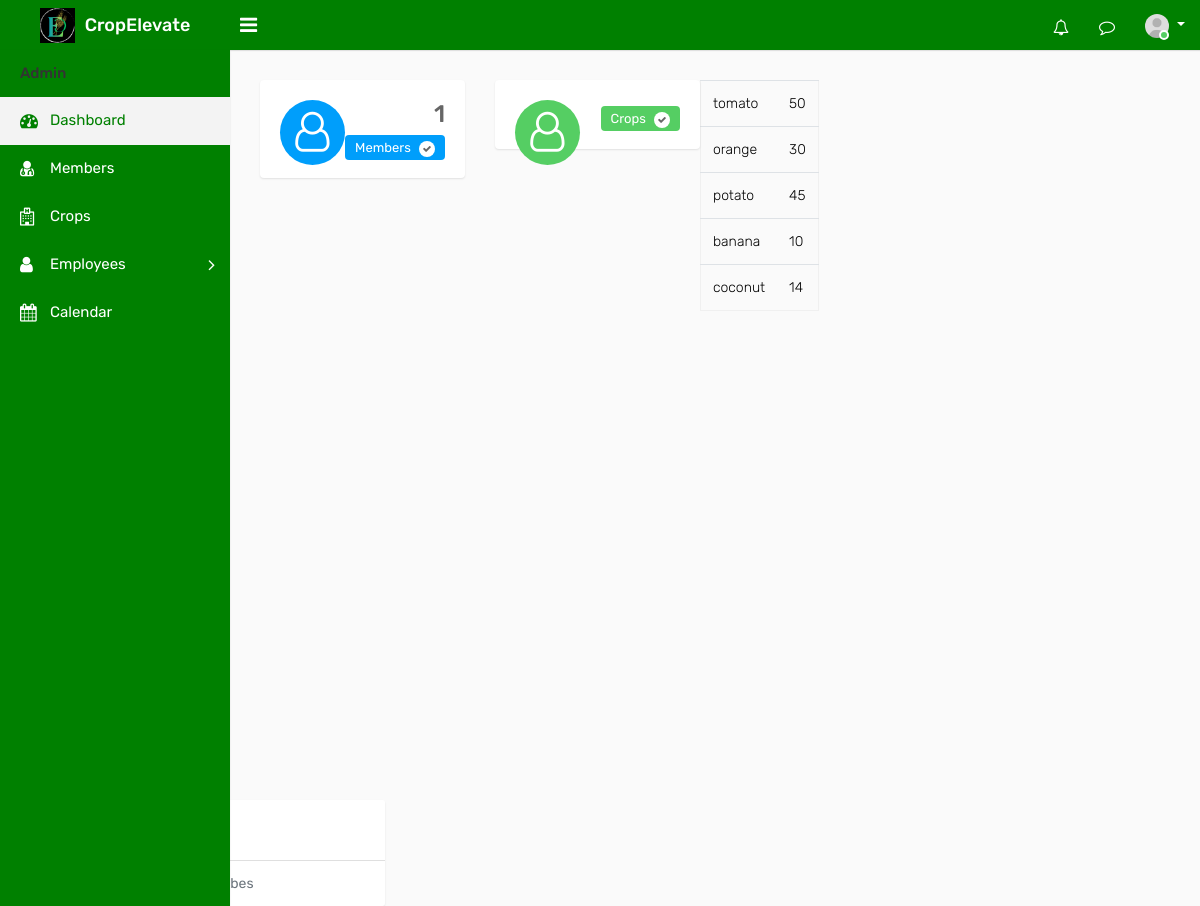
Page /adindex on the committed database.
### ceapp/models.py (models this page shows)
class Crop(models.Model):
    Namec = models.CharField(max_length=100)
    des = models.TextField()
    start_date = models.DateField(null=True, blank=True)
    end_date = models.DateField(null=True, blank=True)
    count = models.PositiveIntegerField(default=0)
    created_at = models.DateTimeField(auto_now_add=True)
    current = models.BooleanField(default=False)

### ceapp/views.py (the view)
# urls.py: path('adindex',views.adindex,name='adindex'),
def adindex(request):
    me = Member.objects.all()
    me_count = me.count()
    crops = Crop.objects.all()
    context = {'me': me, 'me_count': me_count, 'crops': crops}
    return render(request, 'admintemp/adindex.html', context)

### templates/admintemp/adindex.html (shortened to what this page needs)
{% load static %}
<!DOCTYPE html>
<html lang="en">
<head>
    <link rel="stylesheet" type="text/css" href="{% static 'assets/css/bootstrap.min.css' %}">
    <link rel="stylesheet" type="text/css" href="{% static 'assets/css/font-awesome.min.css' %}">
    <link rel="stylesheet" type="text/css" href="{% static 'assets/css/style.css' %}">
</head>
<body>
    <div class="main-wrapper">
        <div class="header">
			<div class="header-left">
				<a href="{% url 'adindex' %}" class="logo">
					<img src="{% static 'assets/img/adminlogo1.png' %}" width="35" height="35" alt=""> <span>CropElevate</span>
				</a>
			</div>
			<a id="toggle_btn" href="javascript:void(0);"><i class="fa fa-bars"></i></a>
            <ul class="nav user-menu float-right">
                <li class="nav-item dropdown d-none d-sm-block">
                    <a href="#" class="dropdown-toggle nav-link" data-toggle="dropdown"><i class="fa fa-bell-o"></i> </a>
                </li>
                <li class="nav-item dropdown d-none d-sm-block">
                    <a href="javascript:void(0);" id="open_msg_box" class="hasnotifications nav-link"><i class="fa fa-comment-o"></i> </a>
                </li>
                <li class="nav-item dropdown has-arrow">
                    <a href="#" class="dropdown-toggle nav-link user-link" data-toggle="dropdown">
                        <span class="user-img">
							<img class="rounded-circle" src="{% static 'assets/img/user.jpg' %}" width="24" alt="Admin">
							<span class="status online"></span>
						</span>
                    </a>
                </li>
            </ul>
        </div>
        <div class="sidebar" id="sidebar">
            <div class="sidebar-inner slimscroll">
                <div id="sidebar-menu" class="sidebar-menu">
                    <ul>
                        <li class="menu-title">Admin</li>
                        <li class="active">
                            <a href="{% url 'adindex' %}"><i class="fa fa-dashboard"></i> <span>Dashboard</span></a>
                        </li>
						<li>
                            <a href="{% url 'admember' %}"><i class="fa fa-user-md"></i> <span>Members</span></a>
                        </li>
                        <li>
                            <a href="{% url 'adcrop' %}"><i class="fa fa-hospital-o"></i> <span>Crops</span></a>
                        </li>
                        <li class="submenu green-background">
                            <a href="#"><i class="fa fa-user"></i> <span> Employees </span> <span class="menu-arrow"></span></a>
                        </li>
                        <li>
                            <a href="{% url 'adcalendar' %}"><i class="fa fa-calendar"></i> <span>Calendar</span></a>
                        </li>
                    </ul>
                </div>
            </div>
        </div>
        <div class="page-wrapper">
            <div class="content">
                <div class="row">
                    <div class="col-md-6 col-sm-6 col-lg-6 col-xl-3">
                        <div class="dash-widget">
							<span class="dash-widget-bg1"><i class="fa fa-user-o" aria-hidden="true"></i></span>
							<div class="dash-widget-info text-right">
								<h3>{{me_count}}</h3>
								<span class="widget-title1">Members <i class="fa fa-check" aria-hidden="true"></i></span>
							</div>
                        </div>
                    </div>
                    <div class="col-md-6 col-sm-6 col-lg-6 col-xl-3">
                        <div class="dash-widget">
                            <span class="dash-widget-bg2"><i class="fa fa-user-o"></i></span>
                            <div class="dash-widget-info text-right">
                                <span class="widget-title2">Crops <i class="fa fa-check" aria-hidden="true"></i></span>
                            </div>
                        </div>
                    </div>
				<div class="row">
                                    <table class="table mb-0">
                                        <tbody>
                                            {% for crop in crops %}
                                            <tr>
                                                <td>{{ crop.Namec }}</td>
                                                <td>{{ crop.count }}</td>
                                            </tr>
                                            {% endfor %}
                                        </tbody>
                                    </table>
								</div>
							</div>
						</div>
					</div>
                    <div class="col-12 col-md-6 col-lg-4 col-xl-4">
                        <div class="card member-panel">
							<div class="card-header bg-white">
								<h4 class="card-title mb-0">Members</h4>
							</div>
                            <div class="card-footer text-center bg-white">
                                <a href="{% url 'admember' %}" class="text-muted">View all Membes</a>
                            </div>
                        </div>
                    </div>
				</div>
</body>
</html>

### rows in the picture
Crop: Namec "tomato", count "50"
Crop: Namec "orange", count "30"
Crop: Namec "potato", count "45"
Crop: Namec "banana", count "10"
Crop: Namec "coconut", count "14"

### other values in the picture
{{ me_count }} "1"
